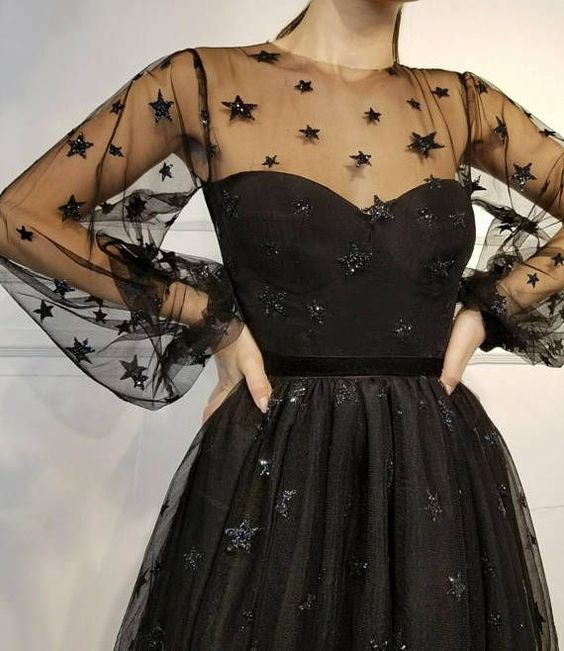
//> input picture prj/dz1/dress.jpg, 564 x 651 px
$ ./dz1   (built with g++ and OpenCV 4)
//> lines starting //> are read from the running program, lines starting //| are printed output that depends on the picture
//
//  main.cpp
//  test2
//
//  Created by Эржена Вампилова on 18/02/2019.
//  Copyright © 2019 Эржена Вампилова. All rights reserved.
//

#include <opencv2/opencv.hpp>

#include <iostream>
#include <string>

using namespace cv;
using namespace std;

int main()
{
	Mat image = imread("dress.jpg");
//> image is the input picture: 651 rows x 564 cols, CV_8UC3; mean B, G, R 90.2, 102.8, 114.3
	Mat image2;

	if (image.empty())
	{
		cout << "There is no any picture" << endl;
		cin.get();
		return -1;
	}

	String normalImage = "Normal image";
	String grayImage = "Gray image";
	String histImage = "Grayscale histogram";

	namedWindow(normalImage);
	namedWindow(grayImage);
	namedWindow(histImage);

	cvtColor(image, image2, COLOR_BGR2GRAY);
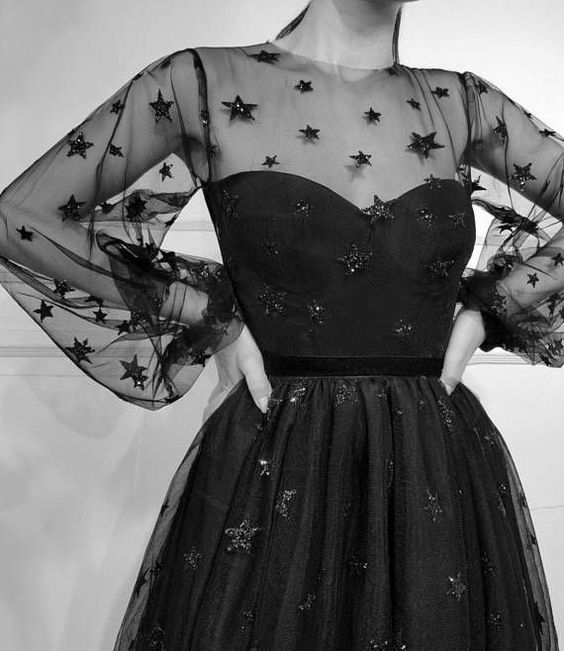
//> image2: 651 rows x 564 cols, CV_8UC1; min 0, max 255, mean 104.8

	int histogram_intens[256];
	for (int i = 0; i < 256; ++i)
		histogram_intens[i] = 0;

	for (int y = 0; y < image2.rows; ++y)
		for (int x = 0; x < image2.cols; ++x)
			histogram_intens[(int)image2.at<uchar>(y, x)]++;
//> after the loop, histogram_intens = 256 values, max 6598 at index 29, min 3 at index 255, mean 1434.2

	for (int i = 0; i < 256; ++i)
		cout << histogram_intens[i] << " ";
//> this loop made 256 passes
//| 374 538 501 553 698 798 890 1020
//> (output is shown up to pass 8 of 256)

	int hist_w = 500, hist_h = 400;
	int bin_w = cvRound((double)hist_w / 256);

	Mat hist_image(hist_h, hist_w, CV_8UC1, Scalar(255, 255, 255));

	int max = histogram_intens[0];
//> max = 374
	for (int i = 0; i < 256; ++i) {
		if (max < histogram_intens[i])
			max = histogram_intens[i];
	}
//> this loop made 256 passes
//> max on passes 2, 4, 5, 6, 7, 8, 9, 10, 11, 12, 13, 14: 538, 553, 698, 798, 890, 1020, 1165, 1308, 1535, 1738, 1888, 2015
//> after the loop, max = 6598

	for (int i = 0; i < 256; ++i)
		histogram_intens[i] = ((double)histogram_intens[i] / max)*hist_image.rows;
//> after the loop, histogram_intens = 256 values, max 400 at index 29, min 0 at index 255, mean 86.46

	for (int i = 0; i < 256; ++i) {
		line(hist_image, Point(bin_w*i, hist_h), Point(bin_w*i, hist_h - histogram_intens[i]), Scalar(0, 0, 0), 1, 8, 0);
	}
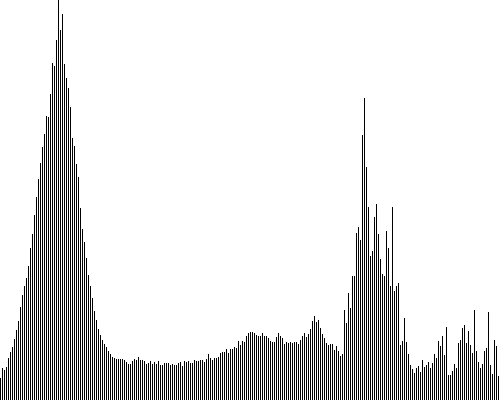
//> hist_image: 400 rows x 500 cols, CV_8UC1; 89% white; black in thin lines or dots

	imshow(normalImage, image);
	imshow(grayImage, image2);
	imshow(histImage, hist_image);

	waitKey(0);
	destroyAllWindows();
	return 0;
}
